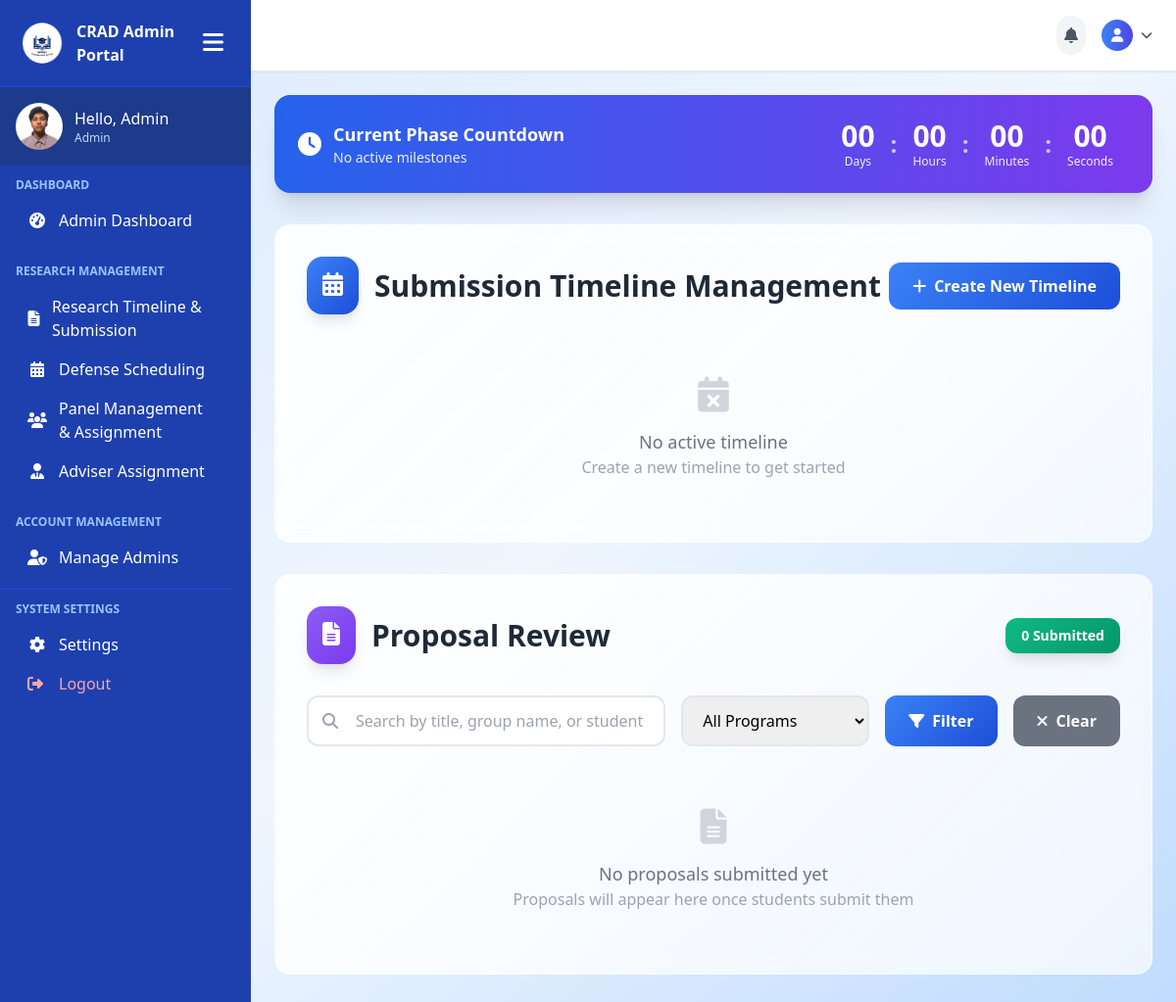
Before: /admin-pages/admin-timeline.php (signed in) with the older database file.
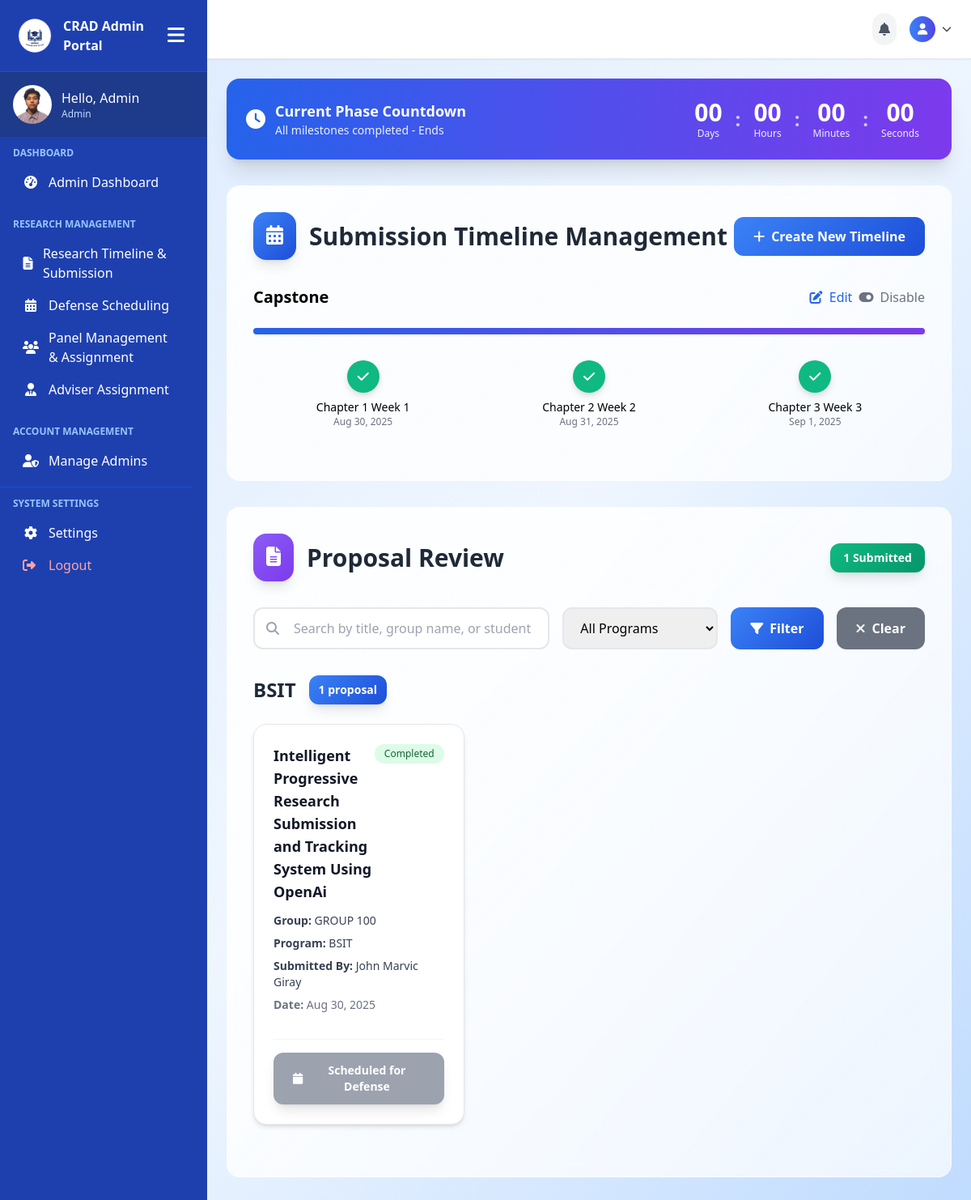
After: the same page with the newer database file.
### tables this page shows
CREATE TABLE `user_tbl` (
  `user_id` int(11) NOT NULL,
  `email` varchar(150) NOT NULL,
  `password` varchar(255) NOT NULL,
  `role` enum('Admin','Faculty','Student') NOT NULL DEFAULT 'Student',
  `created_at` timestamp NOT NULL DEFAULT current_timestamp()
);

CREATE TABLE `submission_timelines` (
  `id` int(11) NOT NULL,
  `title` varchar(255) NOT NULL,
  `description` text DEFAULT NULL,
  `is_active` tinyint(1) DEFAULT 1,
  `created_at` timestamp NOT NULL DEFAULT current_timestamp(),
  `updated_at` timestamp NOT NULL DEFAULT current_timestamp() ON UPDATE current_timestamp()
);

CREATE TABLE `timeline_milestones` (
  `id` int(11) NOT NULL,
  `timeline_id` int(11) NOT NULL,
  `title` varchar(255) NOT NULL,
  `description` text DEFAULT NULL,
  `deadline` datetime NOT NULL,
  `status` enum('pending','active','completed') DEFAULT 'pending',
  `created_at` timestamp NOT NULL DEFAULT current_timestamp(),
  `updated_at` timestamp NOT NULL DEFAULT current_timestamp() ON UPDATE current_timestamp()
);

### admin-pages/admin-timeline.php (the view, shortened to what the rows shown need)
<?php
include("../includes/connection.php");
$active_timeline = null;
$milestones = [];
$stmt = $conn->prepare("SELECT * FROM submission_timelines WHERE is_active = 1 LIMIT 1");
$stmt->execute();
$result = $stmt->get_result();
if ($result->num_rows > 0) {
    $active_timeline = $result->fetch_assoc();
    $stmt = $conn->prepare("SELECT * FROM timeline_milestones WHERE timeline_id = ? ORDER BY deadline ASC");
    $stmt->bind_param("i", $active_timeline['id']);
    $stmt->execute();
    $milestones = $stmt->get_result()->fetch_all(MYSQLI_ASSOC);
}
?>
<!DOCTYPE html>
<html lang="en">
<head>
  <script src="https://cdn.tailwindcss.com"></script>
  <link rel="stylesheet" href="https://cdn.jsdelivr.net/npm/flatpickr/dist/flatpickr.min.css">
  <link rel="stylesheet" href="https://cdnjs.cloudflare.com/ajax/libs/font-awesome/6.0.0/css/all.min.css">
</head>
<body class="bg-gradient-to-br from-blue-100 via-blue-50 to-blue-200 h-screen overflow-hidden">
  <div class="min-h-screen flex">
    <?php include('../includes/admin-sidebar.php'); ?>
    <div class="flex-1 overflow-y-auto p-6">
      <div class="stats-card p-8 mb-8 animate-fade-in">
        <div class="flex items-center justify-between mb-8">
          <div class="flex items-center">
            <h2 class="text-3xl font-bold text-gray-800">Submission Timeline Management</h2>
          </div>
        </div>
        <?php if ($active_timeline): ?>
          <div class="mb-8">
            <div class="flex justify-between items-center mb-4">
              <h3 class="text-xl font-semibold"><?= htmlspecialchars($active_timeline['title']) ?></h3>
              <div class="flex space-x-2">
                <button type="button"
                  onclick='openEditModal(<?= htmlspecialchars(json_encode($active_timeline), ENT_QUOTES, "UTF-8") ?>, <?= htmlspecialchars(json_encode($milestones), ENT_QUOTES, "UTF-8") ?>)'
                  class="text-primary hover:text-secondary transition">
                  <i class="fas fa-edit mr-1"></i> Edit
                </button>
                <form method="POST" class="inline">
                  <button type="submit" name="toggle_timeline" class="text-gray-500 hover:text-gray-700 transition">
                    <i class="fas fa-toggle-on mr-1"></i> Disable
                  </button>
                </form>
              </div>
            </div>
            <div class="relative">
              <?php
                $total_milestones = count($milestones);
                $completed_milestones = 0;
                $now = new DateTime();
                foreach ($milestones as $milestone) {
                    $deadline = new DateTime($milestone['deadline']);
                    if ($deadline < $now) $completed_milestones++;
                }
                $progress = $total_milestones > 0 ? ($completed_milestones / $total_milestones) * 100 : 0;
              ?>
              <div class="h-2 bg-gray-200 rounded-full mb-8">
                <div class="h-full bg-gradient-to-r from-primary to-secondary rounded-full" style="width: <?= $progress ?>%"></div>
              </div>
              <div class="flex justify-between relative gap-2">
                <?php foreach ($milestones as $index => $milestone):
                    $deadline = new DateTime($milestone['deadline']);
                    $is_past = $deadline < $now;
                    $prevDeadline = $index > 0 ? new DateTime($milestones[$index-1]['deadline']) : null;
                    $is_current = !$is_past && (!$prevDeadline || $prevDeadline < $now);
                ?>
                  <div class="flex-1 text-center px-2">
                    <div class="milestone-dot <?= $is_past ? 'bg-success' : ($is_current ? 'bg-warning' : 'bg-gray-300') ?> text-white mx-auto mb-2">
                      <i class="fas <?= $is_past ? 'fa-check' : ($is_current ? 'fa-exclamation' : 'fa-flag') ?>"></i>
                    </div>
                    <div class="text-sm font-medium"><?= htmlspecialchars($milestone['title']) ?></div>
                    <div class="text-xs text-gray-500"><?= date('M j, Y', strtotime($milestone['deadline'])) ?></div>
                  </div>
                <?php endforeach; ?>
              </div>
            </div>
          </div>
        <?php endif; ?>
      </div>
<div class="stats-card p-8 mb-8 animate-scale-in">
  <div class="flex items-center justify-between mb-8">
    <div class="flex items-center">
      <h2 class="text-3xl font-bold text-gray-800">Proposal Review</h2>
    </div>
  </div>
</div>
  </div>
</body>
</html>

### includes/admin-sidebar.php (shortened to what the rows shown need)
<?php
include("../includes/connection.php");
$user_id = $_SESSION['user_id'];
$sql = "SELECT role FROM user_tbl WHERE user_id = ?";
$stmt = $conn->prepare($sql);
$stmt->bind_param("i", $user_id);
$stmt->execute();
$result = $stmt->get_result();
$user = $result->fetch_assoc();
$role = $user['role'];
$greeting = "Hello, " . match($role) {
    'admin' => 'Admin',
    'student' => 'Student',
    default => 'Admin'
};
?>
<!DOCTYPE html>
<html lang="en">
<head>
    <script src="https://cdn.tailwindcss.com"></script>
    <link rel="stylesheet" href="https://cdnjs.cloudflare.com/ajax/libs/font-awesome/6.5.0/css/all.min.css">
</head>
<body>
<div class="sidebar sidebar-transition bg-blue-800 text-white flex flex-col hidden md:flex h-screen w-64" id="sidebar">
    <div class="p-4 flex items-center space-x-3 bg-blue-900">
        <div>
            <p class="font-medium profile-name"><?php echo htmlspecialchars($greeting); ?></p>
            <p class="text-xs text-blue-200 profile-role"><?php echo htmlspecialchars($role); ?></p>
        </div>
    </div>
</div>
</body>
</html>

Changed rows visible on the page:
added submission_timelines: title "Capstone"
added timeline_milestones: title "Chapter 1 Week 1", deadline "Aug 30, 2025"
added timeline_milestones: title "Chapter 2 Week 2", deadline "Aug 31, 2025"
added timeline_milestones: title "Chapter 3 Week 3", deadline "Sep 1, 2025"
Other visible differences:
count($proposals): "0" → "1"
text no longer shown: "No active milestones No active timeline Create a new timeline to get started No proposals submitted yet Proposals will appear here once students submit them"
text now shown: "All milestones completed - Ends Edit Disable"
new list line: "BSIT 1 proposal Intelligent Progressive Research Submission and Tracking System Using OpenAi Completed Group: GROUP 100 Program: BSIT Submitted By: John Marvic Giray Date: Aug 30, 2025 Scheduled for Defense"
